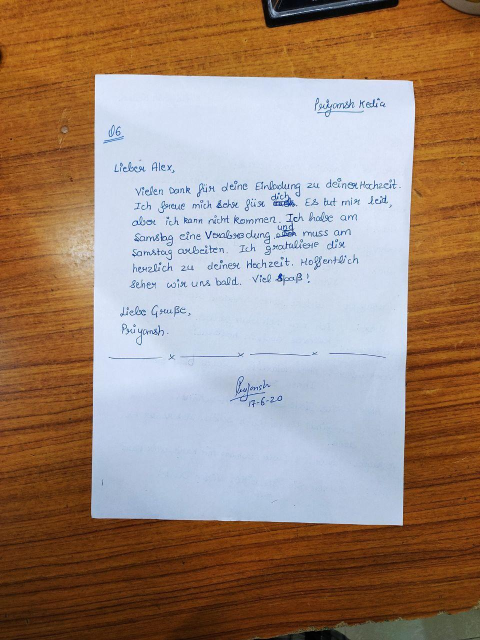
#> input picture input tambahan/tulisan_1.jpg, 960 x 1280 px (shown at 1/2 size)
$ python -i scanner_core.py   (imports and definitions only)
#> lines starting #> are read from the running program, lines starting #| are printed output that depends on the picture; after the words box and inside, x2 and y2 are one past the last pixel; in counts of white or black regions, pixels touching at a corner belong together
#> further down, picture is the input picture: shape (1280, 960, 3); mean B, G, R 120.6, 135.9, 158.8
from dataclasses import dataclass
from pathlib import Path
from typing import Dict, Optional, Tuple
import cv2
import numpy as np
from PIL import Image

@dataclass
class ScanResult:
    original: np.ndarray
    resized: np.ndarray
    gray: np.ndarray
    blurred: np.ndarray
    edged: np.ndarray
    contour_overlay: np.ndarray
    corners: Optional[np.ndarray]
    warped_color: np.ndarray
    warped_gray: np.ndarray
    otsu_binary: np.ndarray
    adaptive_binary: np.ndarray
    detected_4_corners: bool

def resize_keep_aspect(image: np.ndarray, target_height: int = 500) -> Tuple[np.ndarray, float]:
#> called with target_height = 500
    h, w = image.shape[:2]
    if h <= target_height:
        return image.copy(), 1.0
    ratio = h / float(target_height)
    new_w = int(w / ratio)
    resized = cv2.resize(image, (new_w, target_height), interpolation=cv2.INTER_AREA)
    return resized, ratio

def order_points(pts: np.ndarray) -> np.ndarray:
    rect = np.zeros((4, 2), dtype="float32")
    s = pts.sum(axis=1)
    rect[0] = pts[np.argmin(s)]
    rect[2] = pts[np.argmax(s)]

    diff = np.diff(pts, axis=1)
    rect[1] = pts[np.argmin(diff)]
    rect[3] = pts[np.argmax(diff)]
    return rect

def four_point_transform(image: np.ndarray, pts: np.ndarray) -> np.ndarray:
    rect = order_points(pts)
    (tl, tr, br, bl) = rect

    width_bottom = np.linalg.norm(br - bl)
    width_top = np.linalg.norm(tr - tl)
    max_width = max(int(width_bottom), int(width_top))

    height_right = np.linalg.norm(tr - br)
    height_left = np.linalg.norm(tl - bl)
    max_height = max(int(height_right), int(height_left))

    max_width = max(max_width, 1)
    max_height = max(max_height, 1)

    dst = np.array([
        [0, 0],
        [max_width - 1, 0],
        [max_width - 1, max_height - 1],
        [0, max_height - 1]
    ], dtype="float32")

    homography_matrix = cv2.getPerspectiveTransform(rect, dst)
    warped = cv2.warpPerspective(image, homography_matrix, (max_width, max_height))
    return warped

def find_document_corners(
    edged: np.ndarray,
    blurred_gray: Optional[np.ndarray] = None,
    min_area_ratio: float = 0.10,
    approx_eps_ratios: Tuple[float, ...] = (0.02, 0.03, 0.04, 0.05)
) -> Optional[np.ndarray]:
    sources = [edged]
    if blurred_gray is not None:
        _, otsu_mask = cv2.threshold(blurred_gray, 0, 255, cv2.THRESH_BINARY + cv2.THRESH_OTSU)
        sources.append(otsu_mask)

    img_area = edged.shape[0] * edged.shape[1]
    best_quad: Optional[np.ndarray] = None
    best_area: float = 0.0

    for src in sources:
        contours, _ = cv2.findContours(src.copy(), cv2.RETR_EXTERNAL, cv2.CHAIN_APPROX_SIMPLE)
        contours = sorted(contours, key=cv2.contourArea, reverse=True)[:5]

        for contour in contours:
            hull = cv2.convexHull(contour)
            area = cv2.contourArea(hull)
            if area < img_area * min_area_ratio:
                continue

            peri = cv2.arcLength(hull, True)
            for eps in approx_eps_ratios:
                approx = cv2.approxPolyDP(hull, eps * peri, True)
                if len(approx) == 4 and area > best_area:
                    best_area = area
                    best_quad = approx.reshape(4, 2)
                    break

    return best_quad

def scan_document(
    image: np.ndarray,
    canny_low: int = 60,
    canny_high: int = 160,
    blur_ksize: int = 5,
    adaptive_block_size: int = 21,
    adaptive_c: int = 10
) -> ScanResult:
    original = image.copy()

    resized, ratio = resize_keep_aspect(original, target_height=500)
#> ratio = 2.56
    gray = cv2.cvtColor(resized, cv2.COLOR_BGR2GRAY)

    close_kernel = cv2.getStructuringElement(cv2.MORPH_RECT, (15, 15))
    closed_gray = cv2.morphologyEx(gray, cv2.MORPH_CLOSE, close_kernel)
    blurred = cv2.GaussianBlur(closed_gray, (blur_ksize, blur_ksize), 0)

    edged = cv2.Canny(blurred, canny_low, canny_high)
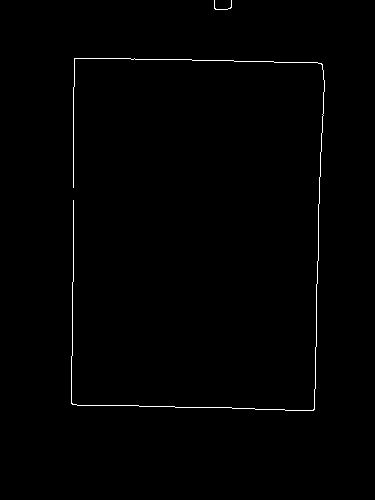
#> edged: shape (500, 375); 0.64% white in thin lines or dots, all inside (x1, y1, x2, y2) = (71, 0, 325, 411)

    kernel = cv2.getStructuringElement(cv2.MORPH_RECT, (3, 3))
    edged_closed = cv2.dilate(edged, kernel, iterations=1)
#> edged_closed: shape (500, 375); 2% white; 2 white regions, box (x1, y1, x2, y2) and area: (70, 57, 326, 412) 3579, (213, 0, 233, 11) 107

    corners_resized = find_document_corners(edged_closed, blurred_gray=blurred)
#> in find_document_corners, `_, otsu_mask = cv2.threshold(blurred_gray, 0, 255, cv2.THRESH_BINARY +..`:
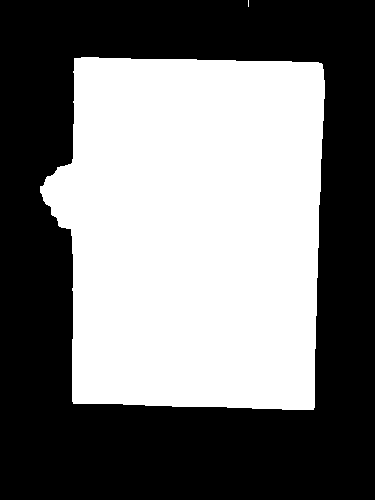
#> otsu_mask: shape (500, 375); 46.4% white; 2 white regions (1 under 20 px), largest, box (x1, y1, x2, y2) and area: (40, 57, 325, 410) 87025
#> the loop in find_document_corners, `for src in sources:` made 2 passes
#> after the loop in find_document_corners, `for src in sources:`: best_area = 91416.5; best_quad = [[74, 58], [322, 64], [313, 409], [73, 403]]
#> corners_resized = [[74, 58], [322, 64], [313, 409], [73, 403]]
    contour_overlay = resized.copy()

    if corners_resized is not None:
        detected_4_corners = True
        ordered_resized = order_points(corners_resized.astype("float32"))
#> in order_points, `s = pts.sum(axis=1)`: s = [132, 386, 722, 476]
#> in order_points, `diff = np.diff(pts, axis=1)`: diff = [-16, -258, 96, 330]
#> ordered_resized = [[74, 58], [322, 64], [313, 409], [73, 403]]
        pts_draw = ordered_resized.astype(int).reshape((-1, 1, 2))
#> pts_draw = [[74, 58], [322, 64], [313, 409], [73, 403]]
        cv2.polylines(contour_overlay, [pts_draw], True, (0, 255, 0), 3)
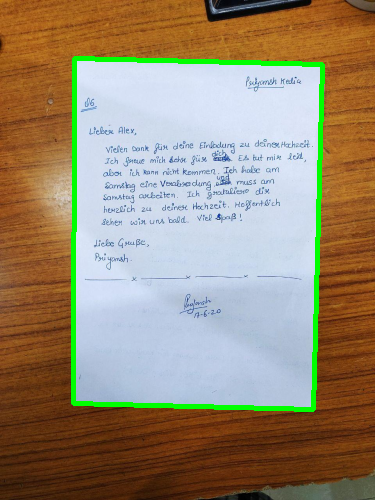
#> contour_overlay: shape (500, 375, 3); mean B, G, R 115.1, 138.5, 153.2
        for idx, (x, y) in enumerate(ordered_resized.astype(int)):
            cv2.circle(contour_overlay, (x, y), 7, (0, 0, 255), -1)
            cv2.putText(
                contour_overlay, f"P{idx+1}", (x + 8, y - 8),
                cv2.FONT_HERSHEY_SIMPLEX, 0.6, (255, 0, 0), 2
            )
#> this loop made 4 passes
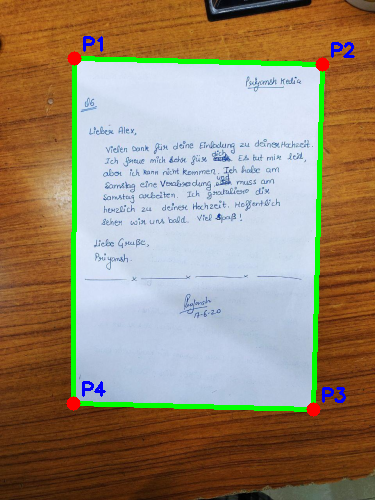
#> contour_overlay: shape (500, 375, 3); 0.71% of pixels changed, all inside (x1, y1, x2, y2) = (66, 36, 355, 417)

        corners_original = corners_resized.astype("float32") * ratio
#> corners_original = [[189.4, 148.5], [824.3, 163.8], [801.3, 1047], [186.9, 1031.7]]

        warped_color = four_point_transform(original, corners_original)
#> in four_point_transform, `rect = order_points(pts)`: rect has the same summary as corners_original in scan_document
#> in four_point_transform, `(tl, tr, br, bl) = rect`: tl = [189.4, 148.5]; tr = [824.3, 163.8]; br = [801.3, 1047]; bl = [186.9, 1031.7]
#> in four_point_transform, `width_bottom = np.linalg.norm(br - bl)`: width_bottom = 614.6
#> in four_point_transform, `width_top = np.linalg.norm(tr - tl)`: width_top = 635.1
#> in four_point_transform, `max_width = max(int(width_bottom), int(width_top))`: max_width = 635
#> in four_point_transform, `height_right = np.linalg.norm(tr - br)`: height_right = 883.5
#> in four_point_transform, `height_left = np.linalg.norm(tl - bl)`: height_left = 883.2
#> in four_point_transform, `max_height = max(int(height_right), int(height_left))`: max_height = 883
#> in four_point_transform, `dst = np.array([ [0, 0], [max_width - 1, 0], [max_width - 1, max_heigh..`: dst = [[0, 0], [634, 0], [634, 882], [0, 882]]
#> in four_point_transform, `homography_matrix = cv2.getPerspectiveTransform(rect, dst)`: homography_matrix = [[0.994, 0.00288, -188.7], [-0.0233, 0.961, -138.4], [1.79e-06, -3.63e-05, 1]]
#> in four_point_transform, `warped = cv2.warpPerspective(image, homography_matrix, (max_width, max..`:
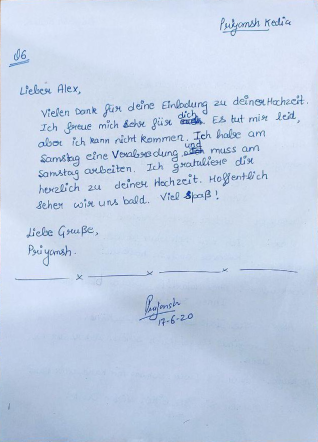
#> warped: shape (883, 635, 3) (shown at 1/2 size); mean B, G, R 230.9, 209.4, 195
    else:
        detected_4_corners = False
        corners_original = None
        cv2.putText(
            contour_overlay, "4 Sudut Tidak Terdeteksi (Fallback Asli)",
            (15, 30), cv2.FONT_HERSHEY_SIMPLEX, 0.6, (0, 0, 255), 2
        )
        warped_color = original.copy()

    warped_gray = cv2.cvtColor(warped_color, cv2.COLOR_BGR2GRAY)
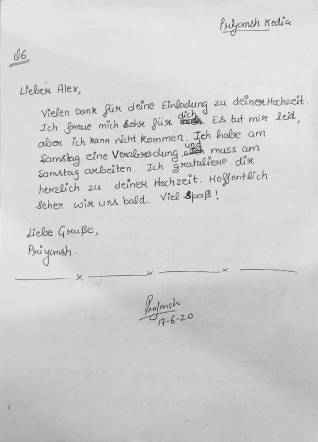
#> warped_gray: shape (883, 635) (shown at 1/2 size); min 10, max 252, mean 207.6

    _, otsu_binary = cv2.threshold(
        warped_gray, 0, 255, cv2.THRESH_BINARY + cv2.THRESH_OTSU
    )
#> otsu_binary: shape (883, 635); 97% white; black in thin lines or dots

    if adaptive_block_size % 2 == 0:
        adaptive_block_size += 1
    adaptive_binary = cv2.adaptiveThreshold(
        warped_gray,
        255,
        cv2.ADAPTIVE_THRESH_GAUSSIAN_C,
        cv2.THRESH_BINARY,
        adaptive_block_size,
        adaptive_c,
    )
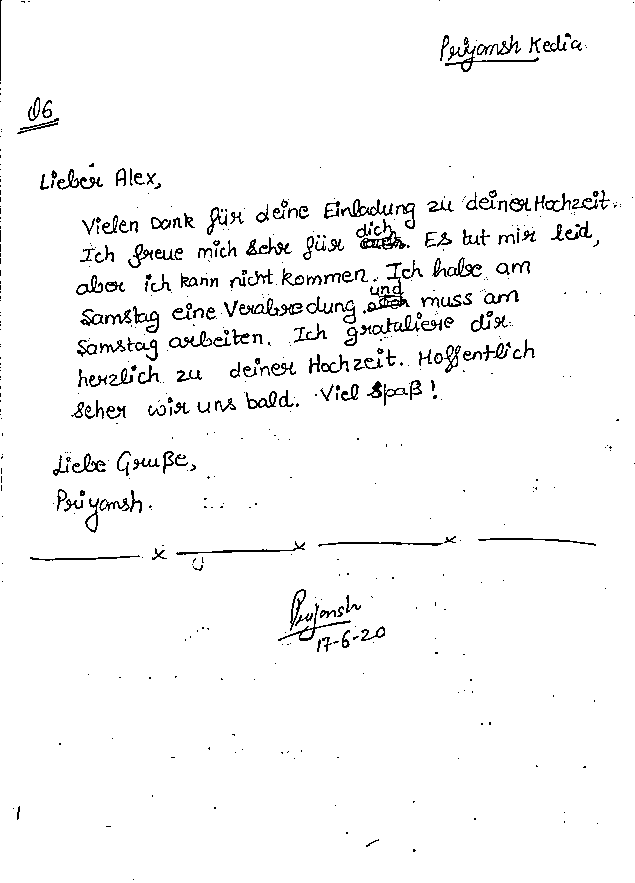
#> adaptive_binary: shape (883, 635); 96.4% white; black in thin lines or dots

    return ScanResult(
        original=original,
        resized=resized,
        gray=gray,
        blurred=blurred,
        edged=edged_closed,
        contour_overlay=contour_overlay,
        corners=corners_original,
        warped_color=warped_color,
        warped_gray=warped_gray,
        otsu_binary=otsu_binary,
        adaptive_binary=adaptive_binary,
        detected_4_corners=detected_4_corners,
    )

# [60 lines left out: functions save_stage_outputs, export_to_pdf, make_display_tile, build_pipeline_grid, not called in this run]

>>> import cv2
>>> picture = cv2.imread('input tambahan/tulisan_1.jpg')
>>> result = scan_document(picture)

$ run again, on input tambahan/tulisan_2.jpg
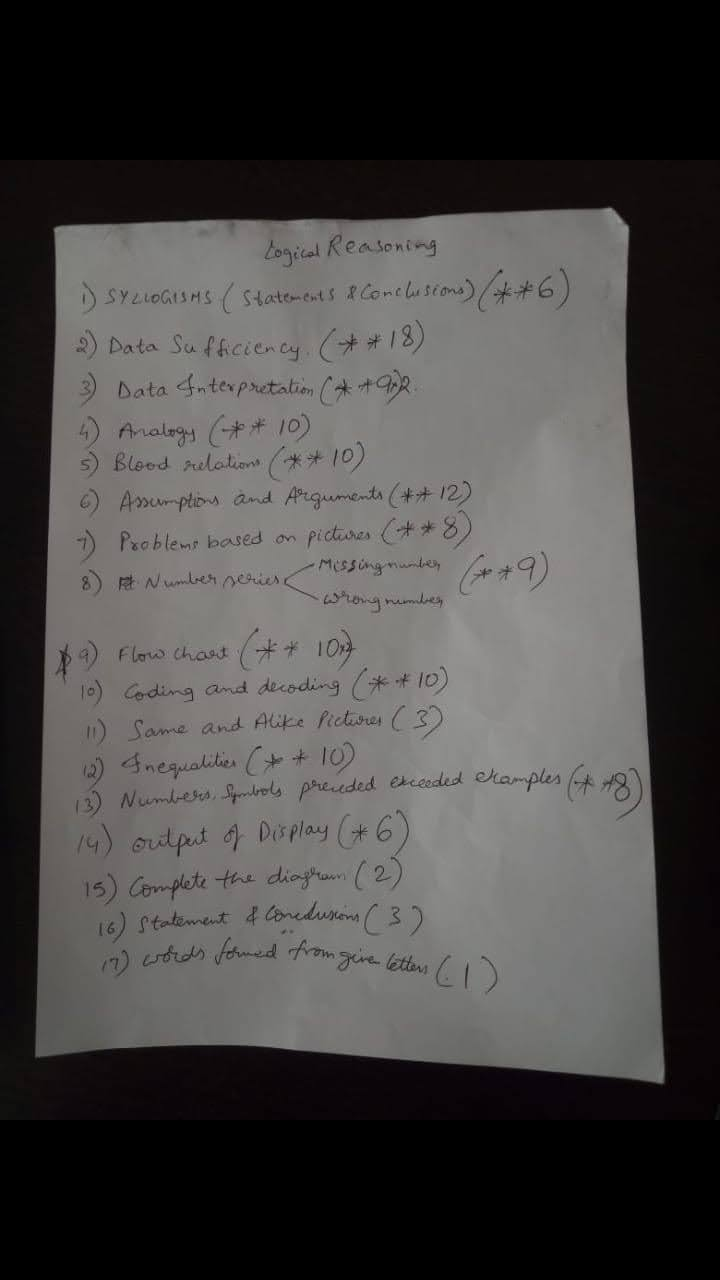
#> input picture input tambahan/tulisan_2.jpg, 720 x 1280 px
#> picture is the input picture: shape (1280, 720, 3); mean B, G, R 67.1, 68, 70
#> in scan_document, `resized, ratio = resize_keep_aspect(original, target_height=500)`: ratio = 2.56
#> edged: shape (500, 281); 0.81% white in thin lines or dots, all inside (x1, y1, x2, y2) = (13, 81, 260, 424)
#> edged_closed: shape (500, 281); 2.5% white; 1 white region, box (x1, y1, x2, y2) and area: (12, 80, 261, 425) 3514
#> otsu_mask: shape (500, 281); 54.4% white; 1 black region, box (x1, y1, x2, y2) and area: (0, 0, 281, 500) 64090
#> the loop in find_document_corners, `for src in sources:` made 2 passes
#> after the loop in find_document_corners, `for src in sources:`: best_area = 79727.5; best_quad = [[240, 80], [259, 424], [13, 413], [20, 88]]
#> s = [320, 683, 426, 108]
#> diff = [-160, 165, 400, 68]
#> ordered_resized = [[20, 88], [240, 80], [259, 424], [13, 413]]
#> the loop in scan_document, `for idx, (x, y) in enumerate(ordered_resized.astype(int)):` made 4 passes
#> after the loop in scan_document, `for idx, (x, y) in enumerate(ordered_resized.astype(int)):`:
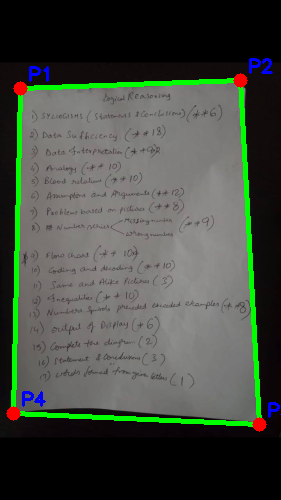
#> contour_overlay: shape (500, 281, 3); mean B, G, R 66, 75.6, 68.7
#> corners_original = [[614.4, 204.8], [663, 1085.4], [33.28, 1057.3], [51.2, 225.3]]
#> rect = [[51.2, 225.3], [614.4, 204.8], [663, 1085.4], [33.28, 1057.3]]
#> tl = [51.2, 225.3]; tr = [614.4, 204.8]; br = [663, 1085.4]; bl = [33.28, 1057.3]
#> width_bottom = 630.4
#> width_top = 563.6
#> max_width = 630
#> height_right = 882
#> height_left = 832.2
#> max_height = 881
#> dst = [[0, 0], [629, 0], [629, 880], [0, 880]]
#> homography_matrix = [[1.22, 0.0264, -68.58], [0.0445, 1.22, -277.8], [0.000106, 0.000143, 1]]
#> otsu_binary: shape (881, 630); 94.9% white; 965 black regions (769 under 20 px), largest, box (x1, y1, x2, y2) and area: (0, 0, 630, 881) 14997, (99, 696, 179, 724) 413, (114, 768, 178, 789) 281
#> in scan_document, `adaptive_binary = cv2.adaptiveThreshold( warped_gray, 255, cv2.ADAPTIV..`:
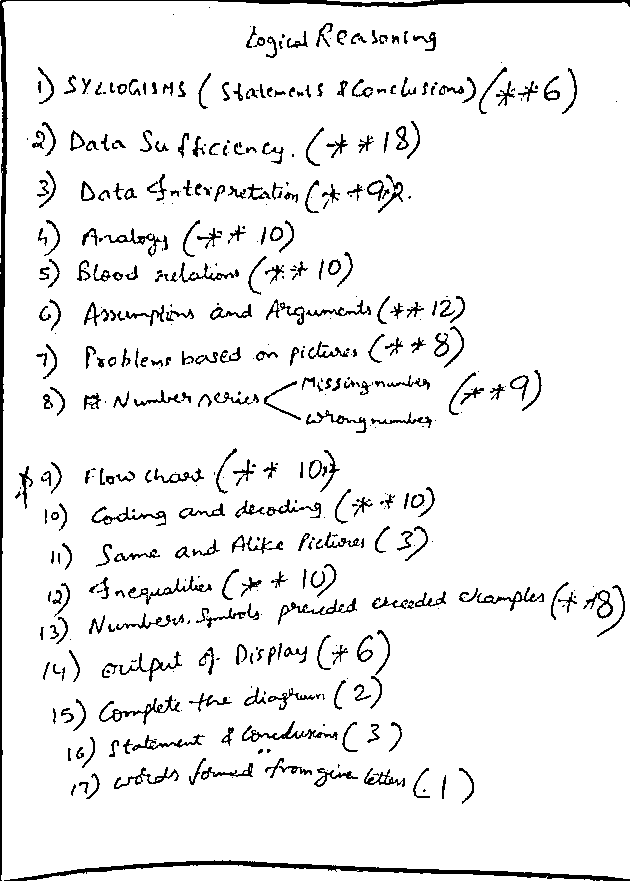
#> adaptive_binary: shape (881, 630); 93.4% white; black in thin lines or dots

$ run again, on input tambahan/tulisan_3.jpg
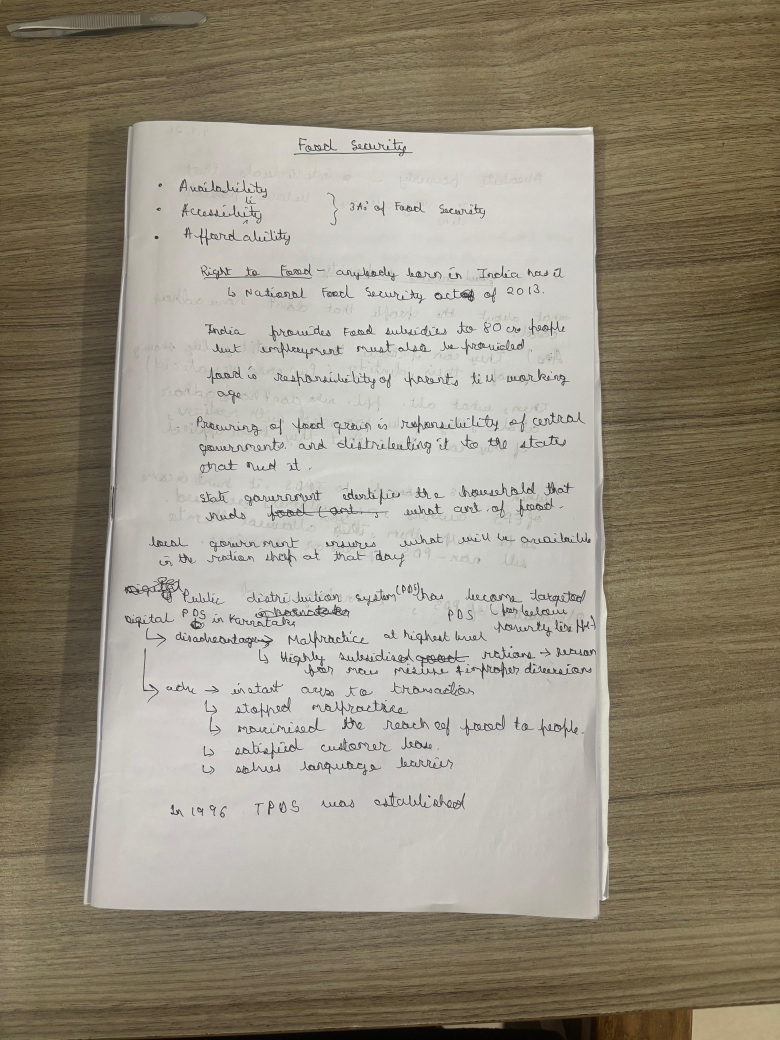
#> input picture input tambahan/tulisan_3.jpg, 3120 x 4160 px (shown at 1/4 size)
#> picture is the input picture: shape (4160, 3120, 3); mean B, G, R 126.8, 143, 150.8
#> in scan_document, `resized, ratio = resize_keep_aspect(original, target_height=500)`: ratio = 8.32
#> edged: shape (500, 375); 0.74% white in thin lines or dots, all inside (x1, y1, x2, y2) = (40, 58, 375, 500)
#> edged_closed: shape (500, 375); 2.3% white; 2 white regions, box (x1, y1, x2, y2) and area: (39, 57, 295, 443) 3817, (240, 481, 375, 500) 496
#> otsu_mask: shape (500, 375); 48.1% white; 2 white regions, box (x1, y1, x2, y2) and area: (40, 58, 293, 442) 89506, (334, 484, 375, 500) 614
#> the loop in find_document_corners, `for src in sources:` made 2 passes
#> after the loop in find_document_corners, `for src in sources:`: best_area = 92351; best_quad = [[63, 58], [285, 60], [287, 442], [39, 435]]
#> s = [121, 345, 729, 474]
#> diff = [-5, -225, 155, 396]
#> ordered_resized = [[63, 58], [285, 60], [287, 442], [39, 435]]
#> the loop in scan_document, `for idx, (x, y) in enumerate(ordered_resized.astype(int)):` made 4 passes
#> after the loop in scan_document, `for idx, (x, y) in enumerate(ordered_resized.astype(int)):`:
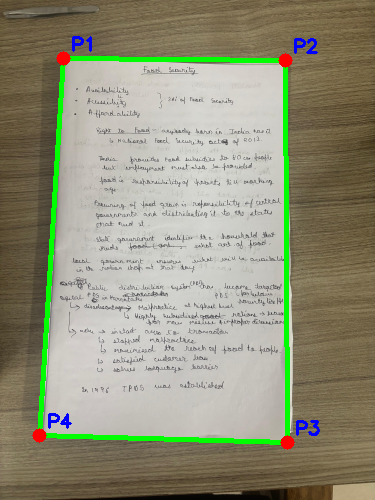
#> contour_overlay: shape (500, 375, 3); mean B, G, R 123, 145.7, 146.1
#> corners_original = [[524.2, 482.6], [2371.2, 499.2], [2387.8, 3677.4], [324.5, 3619.2]]
#> rect has the same summary as corners_original in scan_document
#> tl = [524.2, 482.6]; tr = [2371.2, 499.2]; br = [2387.8, 3677.4]; bl = [324.5, 3619.2]
#> width_bottom = 2064.2
#> width_top = 1847.1
#> max_width = 2064
#> height_right = 3178.3
#> height_left = 3143
#> max_height = 3178
#> dst = [[0, 0], [2063, 0], [2063, 3177], [0, 3177]]
#> homography_matrix = [[1.15, 0.0734, -640], [-0.0104, 1.16, -552], [5.9e-06, 3.85e-05, 1]]
#> otsu_binary: shape (3178, 2064); 93.5% white; 449 black regions (120 under 20 px), largest, box (x1, y1, x2, y2) and area: (0, 0, 101, 3178) 66869, (292, 0, 2064, 42) 40711, (912, 3165, 2064, 3178) 7800
#> in scan_document, `adaptive_binary = cv2.adaptiveThreshold( warped_gray, 255, cv2.ADAPTIV..`:
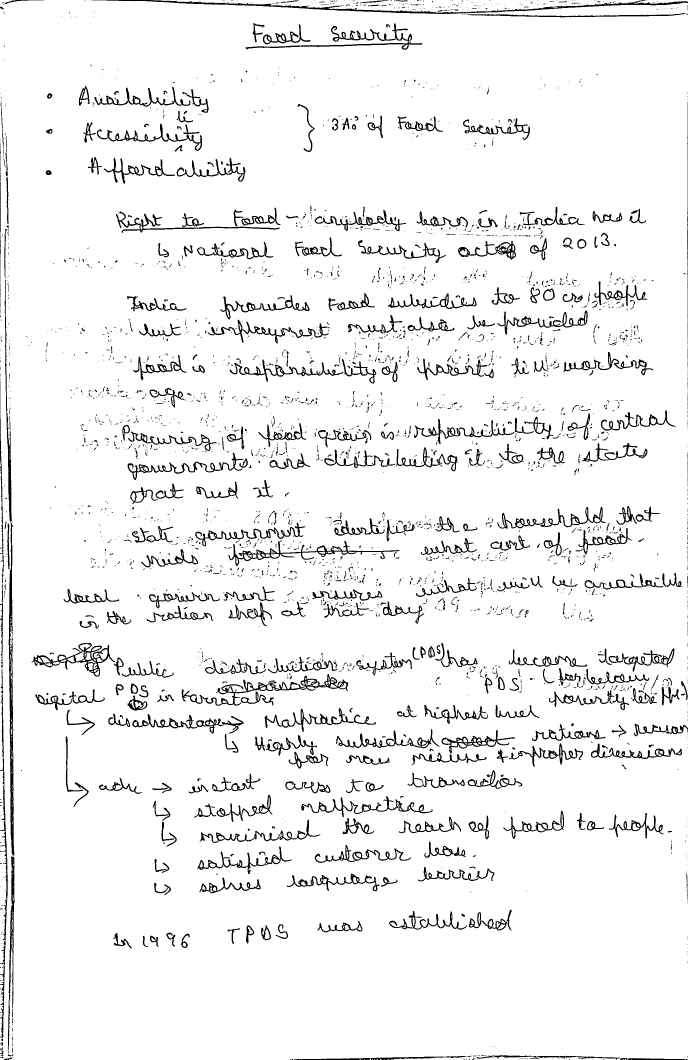
#> adaptive_binary: shape (3178, 2064) (shown at 1/3 size); 94.3% white; 3503 black regions (2633 under 20 px), largest, box (x1, y1, x2, y2) and area: (276, 0, 2064, 42) 8736, (26, 1566, 43, 2567) 7467, (545, 2022, 1045, 2117) 7431
